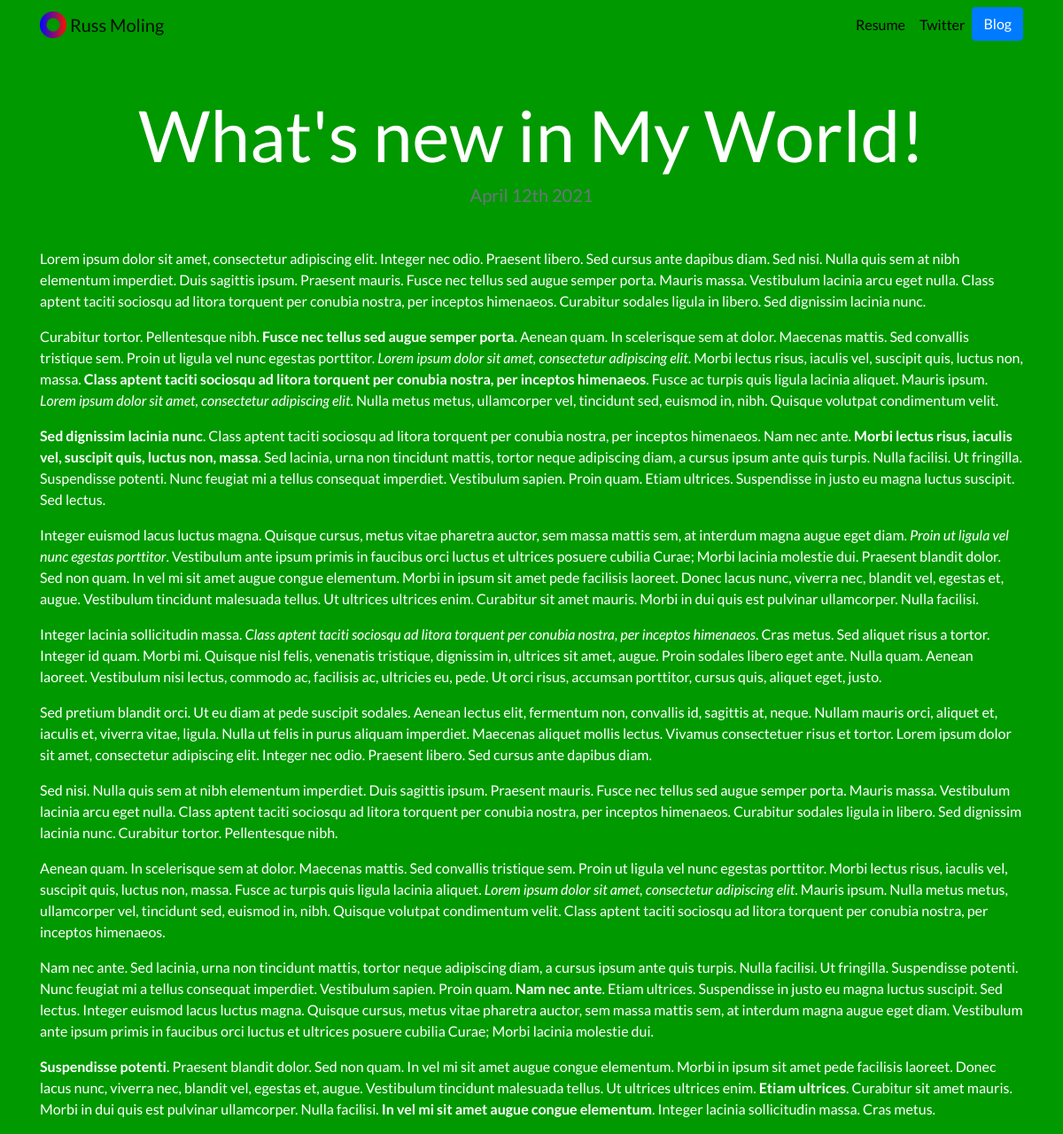
Page /blog/8/ on the committed database.
### blog/models.py (models this page shows, shortened)
class Blog (models.Model):
    title = models.CharField(max_length=100)
    description = models.TextField()
    date = models.DateField()

### portfolio/static/views.py (the view)
# urls.py: path('<int:blog_id>/', views.detail, name='detail')
def detail(request, blog_id):
    blog = get_object_or_404(Blog, pk=blog_id)
    return render(request, 'blog/detail.html', {'blog': blog})

### blog/templates/blog/detail.html
{% extends "portfolio/base.html" %}
{% load static %}
{% block content %}
<h1 class="text-center mt-5" id="blogdetailtitle">{{ blog.title }}</h1>
<h5 class="text-center text-muted mb-5">{{ blog.date|date:'F jS Y' }}</h5>
{{ blog.description|safe }}
{% endblock %}

### portfolio/static/portfolio/custom.css (style rules this page uses)
body { font-family: 'Lato', sans-serif; background-color: #009900; color: white; }
@media (min-width: 992px) { #blogdetailtitle { font-size: 5rem; } }
h5 { color: #FFAAFF; }

### rows in the picture
Blog: title "What's new in My World!", date "April 12th 2021", description "Lorem ipsum dolor sit amet, consectetur adipiscing elit. Integer nec odio. Praesent libero. Sed cursus ante dapibus diam. Sed nisi. Nulla quis sem at nibh elementum imperdiet. Duis sagittis ipsum. Praesent mauris. Fusce nec tellus sed augue semper porta. Mauris massa. Vestibulum lacinia arcu eget nulla. Class aptent taciti sociosqu ad litora torquent per conubia nostra, per inceptos himenaeos. Curabitur sodales ligula in libero. Sed dignissim lacinia nunc. Curabitur tortor. Pellentesque nibh. Fusce nec tellus sed augue semper porta . Aenean quam. In scelerisque sem at dolor. Maecenas mattis. Sed convallis tristique sem. Proin ut ligula vel nunc egestas porttitor. Lorem ipsum dolor sit amet,…"
